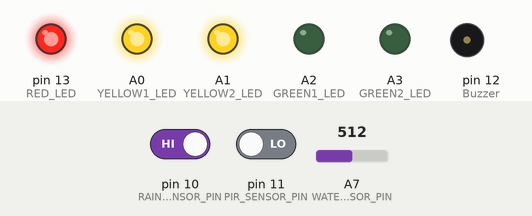
Simulated run of this sketch. Board: Arduino Nano, built with avr-gcc and run on an emulated ATmega328P. Parts: output pins drawn as LEDs (lit = HIGH), buzzer (waves = sounding, pin HIGH). The test bench sets the inputs (shaded band); at power-on: A7 (WATER_SENSOR_PIN) = 512, pin 10 (RAIN_SENSOR_PIN) HIGH, pin 11 (PIR_SENSOR_PIN) LOW. The modem accepts every AT command (registered, SIM ready, sends succeed) and sends nothing else; what the sketch prints to the serial monitor is not drawn.

Above: at 4.2 s.
4.3 s: A7 (WATER_SENSOR_PIN) set to 415
5.8 s: A7 (WATER_SENSOR_PIN) set to 394
At 6.8 s:
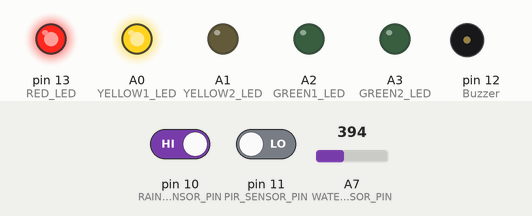
7.3 s: pin 10 (RAIN_SENSOR_PIN) driven LOW
At 7.55 s:
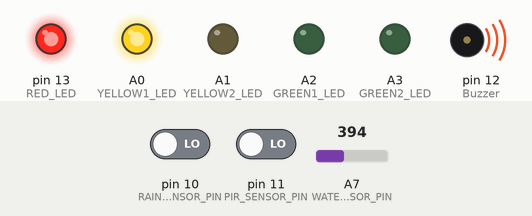
Timing chart, 0 to 10.3 s (numbered marks = the images above; inputs shaded):
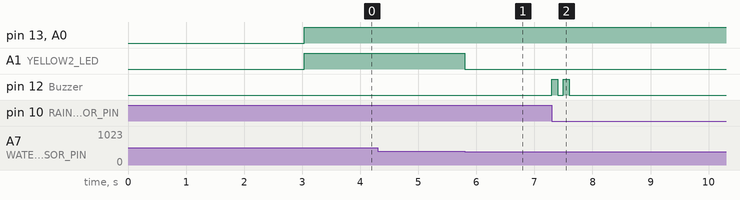

Measured:
- the behaviour switches between 407 and 406 on A7 (WATER_SENSOR_PIN) (found by bisection; images 0 and 1)
- after the input at 4.3 s, every drawn part: stays the same
- after the input at 5.8 s, A1 (YELLOW2_LED): HIGH → LOW at once
- after the input at 7.3 s, pin 12 (Buzzer): alternates HIGH for 0.10 s and LOW for 0.10 s, 4 changes in all, then stays LOW, starting at once

The sketch:

Arduino_Farm.ino
```cpp
#include <SoftwareSerial.h>

#define WATER_SENSOR_PIN A7  // Water level sensor input
#define RAIN_SENSOR_PIN 10   // Rain sensor input
#define PIR_SENSOR_PIN 11    // PIR sensor input

// LED Indicators
#define Buzzer 12        // 20% Water Level
#define RED_LED 13       // 40% Water Level
#define YELLOW1_LED A0   // 60% Water Level
#define YELLOW2_LED A1   // 80% Water Level
#define GREEN1_LED A2    // 90% Water Level
#define GREEN2_LED A3    // 100% Water Level

// GSM Module RX pin to Arduino 3
// GSM Module TX pin to Arduino 2
#define rxPin 2
#define txPin 3
SoftwareSerial sim800(rxPin, txPin);

// ESP8266 RX pin to Arduino TX (D1)
// ESP8266 TX pin to Arduino RX (D0)
// SoftwareSerial espSerial();

const String PHONE = "+918780468884";

int percentage = 0;
bool stopCall = false;

/*----------------------------------------------------------------------Setup-----------------------------------------------------------------------------------*/
void setup() {
    sim800.begin(9600);
    Serial.begin(9600);

    pinMode(WATER_SENSOR_PIN, INPUT);
    pinMode(RAIN_SENSOR_PIN, INPUT);
    pinMode(PIR_SENSOR_PIN, INPUT);

    pinMode(Buzzer, OUTPUT);
    pinMode(RED_LED, OUTPUT);
    pinMode(YELLOW1_LED, OUTPUT);
    pinMode(YELLOW2_LED, OUTPUT);
    pinMode(GREEN1_LED, OUTPUT);
    pinMode(GREEN2_LED, OUTPUT);

    sim800.println("AT");
    delay(1000);
    sim800.println("AT+CMGF=1");
    delay(1000);
    sim800.println("AT+CNMI=1,2,0,0,0");
    delay(1000);
}
/*------------------------------------------------------------------------Loop --------------------------------------------------------------------------------*/
void loop() {
    checkWaterLevel();
    checkRainSensor();
    checkPIRSensor();
    checkIncomingSMS();
}
/*-------------------------------------------------------------------Waterlevel Check -------------------------------------------------------------------------*/
void checkWaterLevel() {              //100% Working
    int waterLevel = analogRead(WATER_SENSOR_PIN);
    percentage = map(waterLevel, 0, 800, 0, 120);
    if (percentage <= 20) {
        buzzerAlert(1);
    }
    digitalWrite(RED_LED, percentage <= 20 ? LOW : HIGH);
    analogWrite(YELLOW1_LED, percentage <= 40 ? 0 : 150);
    analogWrite(YELLOW2_LED, percentage <= 60 ? 0 : 150);
    analogWrite(GREEN1_LED, percentage <= 80 ? 0 : 150);
    analogWrite(GREEN2_LED, percentage <= 100 ? 0 : 150);
}
/*-------------------------------------------------------------------Rain Check---- ----------------------------------------------------------------------------*/
void checkRainSensor() {              //100% Working
    int rainStatus = digitalRead(RAIN_SENSOR_PIN);
    if (rainStatus == LOW) {
       buzzerAlert(2);
       //Serial.println("2"); //RAIN:HIGH
       sendSMS("It's raining");
       delay(4000);
    }
}
/*---------------------------------------------------------------------PIR Check -------------------------------------------------------------------------------*/
void checkPIRSensor() {               //100% Working
    int motionStatus = digitalRead(PIR_SENSOR_PIN);
    if (motionStatus == HIGH) {
        buzzerAlert(3);
        Serial.println("1"); //ANIMAL:HIGH
        sendSMS("Jay, Animals detected on your farmland: nature's harmony at work!");
        waitForOKResponse();
        if (!stopCall) {
            makeCall();
        }
    }
}
/*-------------------------------------------------------------------Buzzer Control----------------------------------------------------------------------------*/
void buzzerAlert(int type) {          //100% Working
    if (type == 1) {                                            // Water Level Low
        for (int i = 0; i < 3; i++) {
            digitalWrite(Buzzer, HIGH);
            delay(200);
            digitalWrite(Buzzer, LOW);
            delay(200);
        }
    } else if (type == 2) {                                    // Rain Detected
        for (int i = 0; i < 2; i++) {
            digitalWrite(Buzzer, HIGH);
            delay(100);
            digitalWrite(Buzzer, LOW);
            delay(100);
        }
    } else if (type == 3) {                                    // PIR Motion Detected
        digitalWrite(Buzzer, HIGH);
        delay(3000);
        digitalWrite(Buzzer, LOW);
    }
}

/*-------------------------------------------------------------------------GSM-----------------------------------------------------------------------------------*/

void sendSMS(String message) {                              //Send SMS
    sim800.println("AT+CMGS=\"" + PHONE + "\"");
    delay(1000);
    sim800.println(message);
    delay(1000);
    sim800.write(26);
    delay(5000);
}

void checkIncomingSMS() {                                   //Check Incoming SMS
    if (sim800.available()) {
        String response = sim800.readString();
        Serial.println("Received: " + response);
        if (response.indexOf("Ok") >= 0) {
            stopCall = true;
        }
    }
}

void waitForOKResponse() {                                  //Read SMS "OK"
    unsigned long startTime = millis();
    while (millis() - startTime < 30000) {
        checkIncomingSMS();
        if (stopCall) {
            return;
        }
    }
}

void makeCall() {                                          //Make Call
    sim800.println("ATD" + PHONE + ";");
    delay(1000);
    unsigned long callStart = millis();
    while (millis() - callStart < 20000) {
        checkIncomingSMS();
        if (stopCall) {
            hangUpCall();
            return;
        }
    }
    hangUpCall();
}

void hangUpCall() {                                        //End Call
    sim800.println("ATH");
    delay(1000);
}
```
